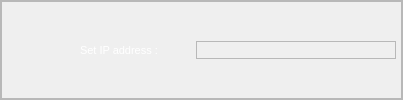
                  <widget class="QFrame" name="frame_181">
                   <property name="sizePolicy">
                    <sizepolicy hsizetype="Expanding" vsizetype="Expanding">
                     <horstretch>16</horstretch>
                     <verstretch>3</verstretch>
                    </sizepolicy>
                   </property>
                   <property name="minimumSize">
                    <size>
                     <width>200</width>
                     <height>51</height>
                    </size>
                   </property>
                   <property name="frameShape">
                    <enum>QFrame::StyledPanel</enum>
                   </property>
                   <property name="frameShadow">
                    <enum>QFrame::Raised</enum>
                   </property>
                   <layout class="QVBoxLayout" name="verticalLayout">
                    <property name="leftMargin">
                     <number>0</number>
                    </property>
                    <property name="topMargin">
                     <number>0</number>
                    </property>
                    <property name="rightMargin">
                     <number>0</number>
                    </property>
                    <property name="bottomMargin">
                     <number>0</number>
                    </property>
                    <item>
                     <widget class="QFrame" name="frame_182">
                      <property name="sizePolicy">
                       <sizepolicy hsizetype="Expanding" vsizetype="Expanding">
                        <horstretch>1</horstretch>
                        <verstretch>7</verstretch>
                       </sizepolicy>
                      </property>
                      <property name="minimumSize">
                       <size>
                        <width>200</width>
                        <height>79</height>
                       </size>
                      </property>
                      <property name="maximumSize">
                       <size>
                        <width>16777215</width>
                        <height>104</height>
                       </size>
                      </property>
                      <property name="styleSheet">
                       <string notr="true">#frame_182{
	
	border-image: url(:/images/phptps/frame 1-01.svg);

}</string>
                      </property>
                      <property name="frameShape">
                       <enum>QFrame::StyledPanel</enum>
                      </property>
                      <property name="frameShadow">
                       <enum>QFrame::Raised</enum>
                      </property>
                      <layout class="QHBoxLayout" name="horizontalLayout_109">
                       <property name="leftMargin">
                        <number>5</number>
                       </property>
                       <property name="topMargin">
                        <number>0</number>
                       </property>
                       <property name="rightMargin">
                        <number>5</number>
                       </property>
                       <property name="bottomMargin">
                        <number>0</number>
                       </property>
                       <item>
                        <widget class="QFrame" name="frame_183">
                         <property name="sizePolicy">
                          <sizepolicy hsizetype="Expanding" vsizetype="Expanding">
                           <horstretch>1</horstretch>
                           <verstretch>4</verstretch>
                          </sizepolicy>
                         </property>
                         <property name="minimumSize">
                          <size>
                           <width>200</width>
                           <height>46</height>
                          </size>
                         </property>
                         <property name="maximumSize">
                          <size>
                           <width>16777215</width>
                           <height>120</height>
                          </size>
                         </property>
                         <property name="styleSheet">
                          <string notr="true">#frame_183{
	border:none;
	background-color: none;

}</string>
                         </property>
                         <property name="frameShape">
                          <enum>QFrame::StyledPanel</enum>
                         </property>
                         <property name="frameShadow">
                          <enum>QFrame::Raised</enum>
                         </property>
                         <layout class="QHBoxLayout" name="horizontalLayout_110">
                          <property name="leftMargin">
                           <number>0</number>
                          </property>
                          <property name="topMargin">
                           <number>4</number>
                          </property>
                          <property name="rightMargin">
                           <number>0</number>
                          </property>
                          <property name="bottomMargin">
                           <number>4</number>
                          </property>
                          <item>
                           <widget class="QLabel" name="temp_image_down_43">
                            <property name="sizePolicy">
                             <sizepolicy hsizetype="Expanding" vsizetype="Expanding">
                              <horstretch>1</horstretch>
                              <verstretch>1</verstretch>
                             </sizepolicy>
                            </property>
                            <property name="minimumSize">
                             <size>
                              <width>67</width>
                              <height>33</height>
                             </size>
                            </property>
                            <property name="maximumSize">
                             <size>
                              <width>16777215</width>
                              <height>16777215</height>
                             </size>
                            </property>
                            <property name="styleSheet">
                             <string notr="true">margin:12;
image: url(:/images/phptps/iconsetting-09.svg);</string>
                            </property>
                            <property name="text">
                             <string/>
                            </property>
                           </widget>
                          </item>
                          <item alignment="Qt::AlignHCenter">
                           <widget class="QLabel" name="curent_temp_label_37">
                            <property name="sizePolicy">
                             <sizepolicy hsizetype="Expanding" vsizetype="Expanding">
                              <horstretch>2</horstretch>
                              <verstretch>8</verstretch>
                             </sizepolicy>
                            </property>
                            <property name="minimumSize">
                             <size>
                              <width>110</width>
                              <height>33</height>
                             </size>
                            </property>
                            <property name="font">
                             <font>
                              <pointsize>8</pointsize>
                             </font>
                            </property>
                            <property name="styleSheet">
                             <string notr="true">
	
		color: white;
	
</string>
                            </property>
                            <property name="text">
                             <string>Set IP address :</string>
                            </property>
                           </widget>
                          </item>
                          <item alignment="Qt::AlignVCenter">
                           <widget class="QFrame" name="frame_184">
                            <property name="sizePolicy">
                             <sizepolicy hsizetype="Expanding" vsizetype="Expanding">
                              <horstretch>8</horstretch>
                              <verstretch>8</verstretch>
                             </sizepolicy>
                            </property>
                            <property name="minimumSize">
                             <size>
                              <width>200</width>
                              <height>0</height>
                             </size>
                            </property>
                            <property name="styleSheet">
                             <string notr="true"/>
                            </property>
                            <property name="inputMethodHints">
                             <set>Qt::ImhFormattedNumbersOnly</set>
                            </property>
                            <property name="frameShape">
                             <enum>QFrame::StyledPanel</enum>
                            </property>
                            <property name="frameShadow">
                             <enum>QFrame::Raised</enum>
                            </property>
                            <layout class="QVBoxLayout" name="verticalLayout_2">
                             <property name="leftMargin">
                              <number>0</number>
                             </property>
                             <property name="topMargin">
                              <number>0</number>
                             </property>
                             <property name="rightMargin">
                              <number>0</number>
                             </property>
                             <property name="bottomMargin">
                              <number>0</number>
                             </property>
                             <item>
                              <widget class="QLineEdit" name="lineEdit">
                               <property name="sizePolicy">
                                <sizepolicy hsizetype="Expanding" vsizetype="Expanding">
                                 <horstretch>8</horstretch>
                                 <verstretch>8</verstretch>
                                </sizepolicy>
                               </property>
                               <property name="styleSheet">
                                <string notr="true">background-color: transparent;
border:none</string>
                               </property>
                              </widget>
                             </item>
                            </layout>
                           </widget>
                          </item>
                         </layout>
                        </widget>
                       </item>
                      </layout>
                     </widget>
                    </item>
                   </layout>
                  </widget>
